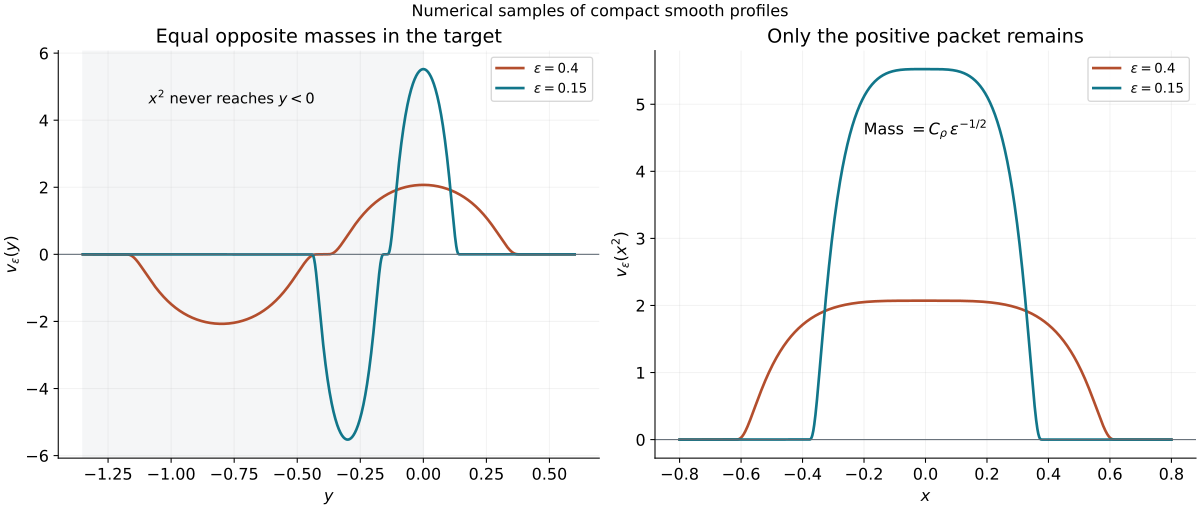

The Python source for this figure:
"""Original illustration of signed cancellation under composition; CC0."""
from pathlib import Path
import numpy as np
import matplotlib
matplotlib.use('Agg')
import matplotlib.pyplot as plt
plt.rcParams.update({'font.size':12,'svg.hashsalt':'AN01-U037-openness'})
out=Path(__file__).resolve().parent
def bump(x):
    a=np.zeros_like(x,dtype=float);mask=np.abs(x)<1
    a[mask]=np.exp(-1/(1-x[mask]**2))
    return a
g=np.linspace(-1,1,20001)
c=1/np.trapezoid(bump(g),g)
fig,axes=plt.subplots(1,2,figsize=(12.5,5.3),layout='constrained')
y=np.linspace(-1.35,.6,2401);x=np.linspace(-.8,.8,1601)
for e,col in [(.4,'#b34e2d'),(.15,'#11768a')]:
    v=c/e*(bump(y/e)-bump(y/e+2))
    composition=c/e*bump(x*x/e)
    axes[0].plot(y,v,color=col,lw=2,label=rf'$\varepsilon={e:g}$')
    axes[1].plot(x,composition,color=col,lw=2,label=rf'$\varepsilon={e:g}$')
axes[0].set(xlabel='$y$',ylabel=r'$v_\varepsilon(y)$',
            title='Equal opposite masses in the target')
axes[0].axvspan(y[0],0,color='#ced4d8',alpha=.2)
axes[0].text(-.76,4.5,r'$x^2$ never reaches $y<0$',ha='center',fontsize=11)
axes[1].set(xlabel='$x$',ylabel=r'$v_\varepsilon(x^2)$',
            title='Only the positive packet remains')
axes[1].text(0,4.55,r'Mass $=C_\rho\,\varepsilon^{-1/2}$',
             ha='center',fontsize=12)
for ax in axes:
    ax.axhline(0,color='#606a74',lw=.8)
    ax.grid(alpha=.15);ax.legend(loc='upper right',fontsize=10)
    ax.spines[['top','right']].set_visible(False)
fig.suptitle('Numerical samples of compact smooth profiles',fontsize=12)
name='openness-and-composition'
fig.savefig(out/(name+'.png'),dpi=170)
fig.savefig(out/(name+'.svg'),metadata={'Date':None})
p=out/(name+'.svg')
p.write_text('\n'.join(l.rstrip() for l in p.read_text(encoding='utf-8').splitlines())+'\n',encoding='utf-8')
